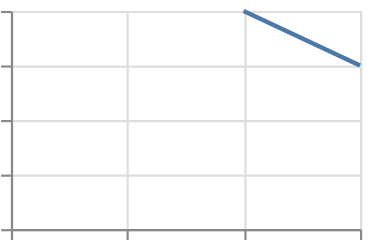

Source (Vega-Lite JSON):
### Vega-Lite specification from a JSON file in a GitHub repository (floating-point values rounded to 4 significant figures)
{"$schema": "https://vega.github.io/schema/vega-lite/v6.json", "padding": 5, "autosize": "none", "data": {"values": [{"c": "A", "x": 1, "y": 2, "s": 3, "t": "2024-01-01"}, {"c": "B", "x": 2, "y": null, "s": 5, "t": "2024-02-01"}, {"c": "C", "x": 3, "y": 4, "s": null, "t": "2024-03-01"}, {"c": "D", "x": 4, "y": 3, "s": 7, "t": "2024-04-01"}]}, "width": 160, "height": 100, "mark": "line", "encoding": {"x": {"field": "x", "type": "quantitative"}, "y": {"field": "y", "type": "quantitative"}}}
